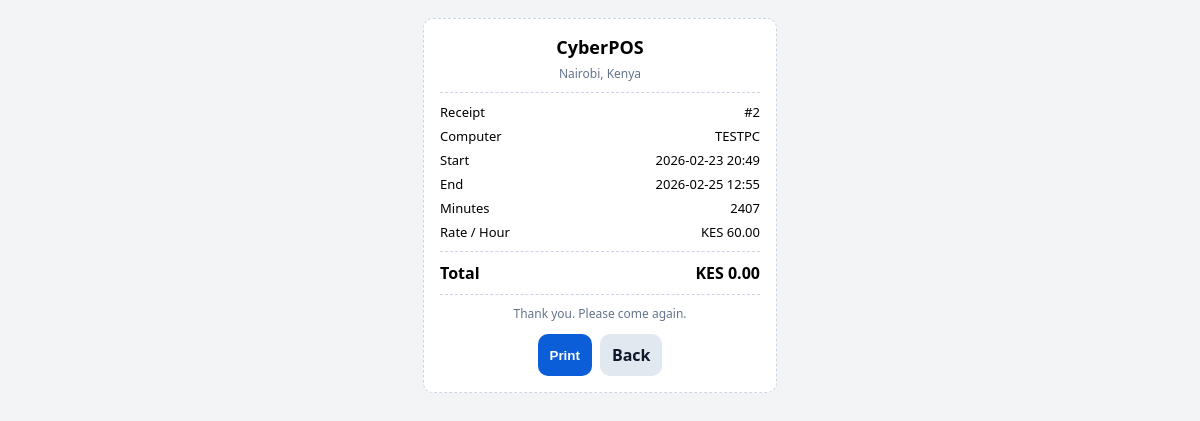
Screenshot of /receipt.php?id=2 (signed in) with the database file from the repository.
### tables this page shows
CREATE TABLE `sessions` (
  `id` int(11) NOT NULL,
  `computer_name` varchar(50) DEFAULT NULL,
  `start_time` datetime DEFAULT NULL,
  `end_time` datetime DEFAULT NULL,
  `status` enum('active','ended') DEFAULT 'active',
  `rate_per_hour` decimal(10,2) NOT NULL DEFAULT 50.00,
  `amount_due` decimal(10,2) NOT NULL DEFAULT 0.00
);

### receipt.php (the view, shortened to what this page needs)
<?php
include("../config/database.php");
$id = (int)($_GET['id'] ?? 0);
$stmt = mysqli_prepare($conn, "
    SELECT id, computer_name, start_time, end_time, rate_per_hour, amount_due
    FROM sessions
    WHERE id = ?
    LIMIT 1
");
mysqli_stmt_bind_param($stmt, "i", $id);
mysqli_stmt_execute($stmt);
$res = mysqli_stmt_get_result($stmt);
$row = mysqli_fetch_assoc($res);
$pc    = $row['computer_name'];
$start = $row['start_time'];
$end   = $row['end_time'];
$rate  = (float)$row['rate_per_hour'];
$due   = (float)$row['amount_due'];
$minutes = 0;
if ($start && $end) {
    $minutes = (int)ceil((strtotime($end) - strtotime($start)) / 60);
}
$businessName = "CyberPOS";
$locationLine = "Nairobi, Kenya";
$currency = "KES";
?>
<!doctype html>
<html>
<head>
</head>
<body>
  <div class="paper" id="receipt">
    <h1><?php echo htmlspecialchars($businessName); ?></h1>
    <p class="muted"><?php echo htmlspecialchars($locationLine); ?></p>
    <div class="line"></div>
    <div class="row"><span>Receipt</span><span>#<?php echo (int)$row['id']; ?></span></div>
    <div class="row"><span>Computer</span><span><?php echo htmlspecialchars($pc); ?></span></div>
    <div class="row"><span>Start</span><span><?php echo htmlspecialchars(date("Y-m-d H:i", strtotime($start))); ?></span></div>
    <div class="row"><span>End</span><span><?php echo htmlspecialchars(date("Y-m-d H:i", strtotime($end))); ?></span></div>
    <div class="row"><span>Minutes</span><span><?php echo (int)$minutes; ?></span></div>
    <div class="row"><span>Rate / Hour</span><span><?php echo $currency." ".number_format($rate, 2); ?></span></div>
    <div class="line"></div>
    <div class="row total"><span>Total</span><span><?php echo $currency." ".number_format($due, 2); ?></span></div>
    <div class="line"></div>
    <p class="muted">Thank you. Please come again.</p>
    <div class="btns">
      <button class="print" onclick="window.print()">Print</button>
      <a class="back" href="control.php">Back</a>
    </div>
  </div>
</body>
</html>

### receipt.php (style rules this page uses)
body { font-family:system-ui,Segoe UI,Arial;margin:0;background:#f3f4f6 }
.paper { width:320px; margin:18px auto; background:#fff; padding:16px; border:1px dashed #cbd5e1; border-radius:10px }
h1 { font-size:18px;margin:0 0 6px;text-align:center }
.muted { color:#64748b;font-size:12px;text-align:center;margin:0 0 10px }
.line { border-top:1px dashed #cbd5e1;margin:10px 0 }
.row { display:flex;justify-content:space-between;font-size:13px;margin:6px 0 }
.total { font-weight:900;font-size:16px }
.btns { display:flex;gap:8px;justify-content:center;margin-top:12px }
button,a { border:none; padding:10px 12px; border-radius:10px; cursor:pointer; font-weight:800; text-decoration:none; display:inline-block; }
.print { background:#0b5ed7;color:#fff }
.back { background:#e2e8f0;color:#0f172a }

### rows the page displays
sessions: id "2", computer_name "TESTPC", start_time "2026-02-23 20:49", end_time "2026-02-25 12:55", minutes "2407", rate_per_hour "60.00", amount_due "0.00"

### other values shown
$businessName "CyberPOS"
$locationLine "Nairobi, Kenya"
$currency "KES"
